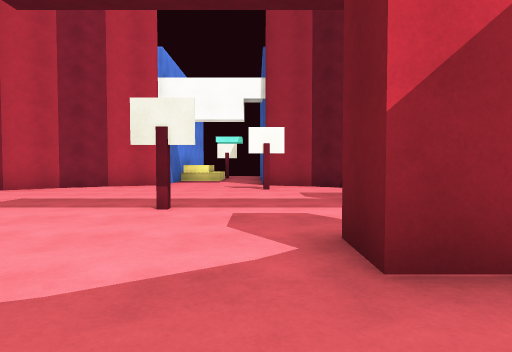
view 1 (above)

15 first-person views from a walk through a 3-D level made in the Unity game engine. The camera is 1.2 m above the floor, tilts 2° down and sees 75° across. The floor is counted in squares, 2 m on a side. Each view is taken from the middle of a square. On the plan, view 1 faces up. The plan holds only what a view shows up to about 10 squares ahead; the rest is blank. The player is left out.

view 2
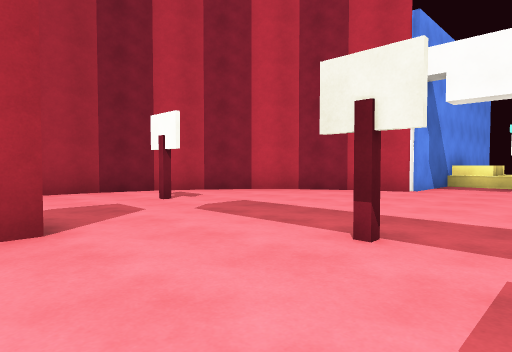

view 3
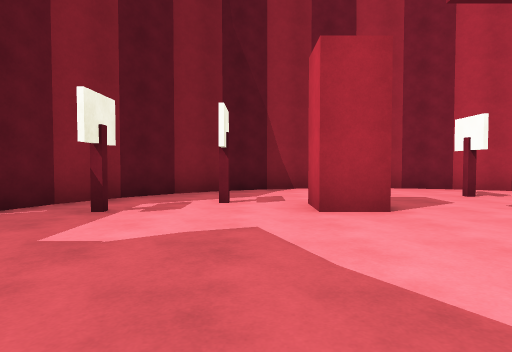

view 4
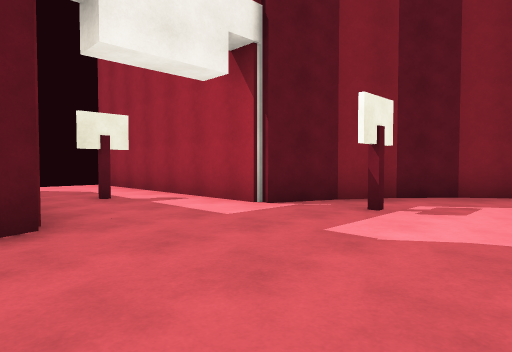

view 5
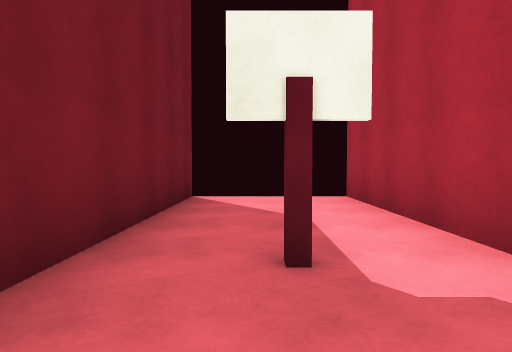

view 6
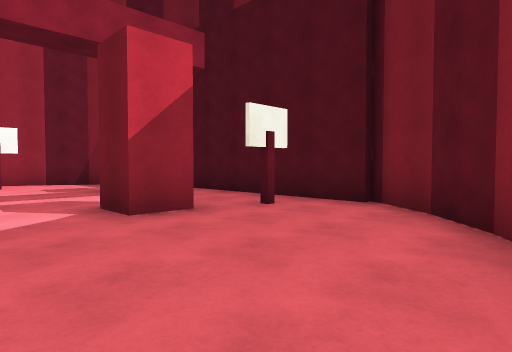

view 7
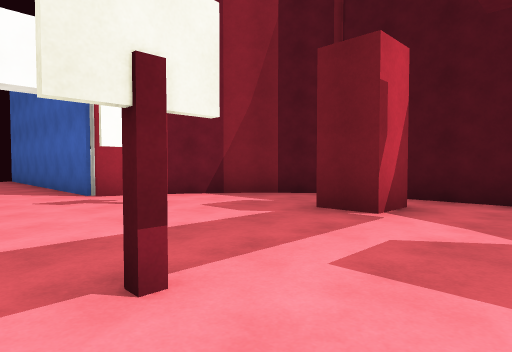

view 8
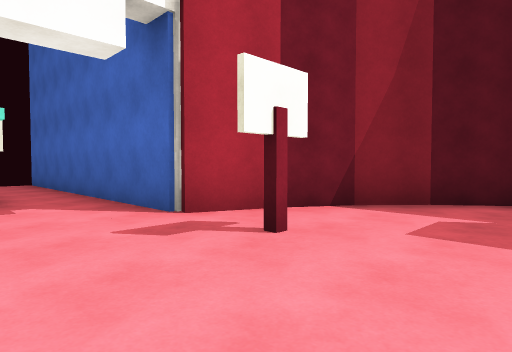

view 9
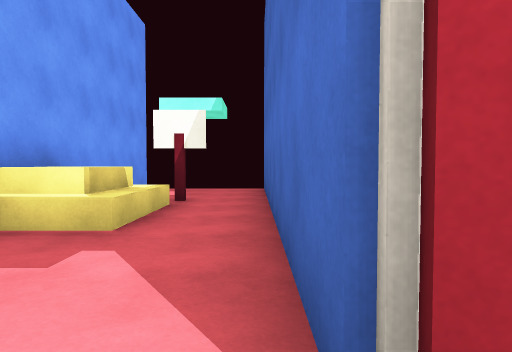

view 10
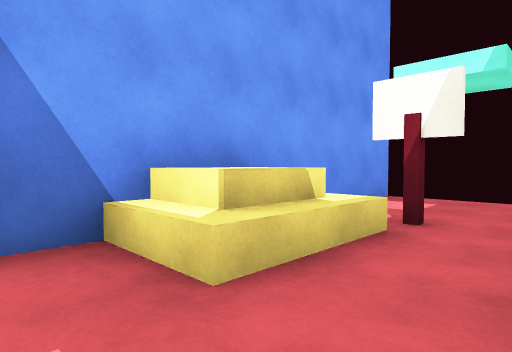

view 11
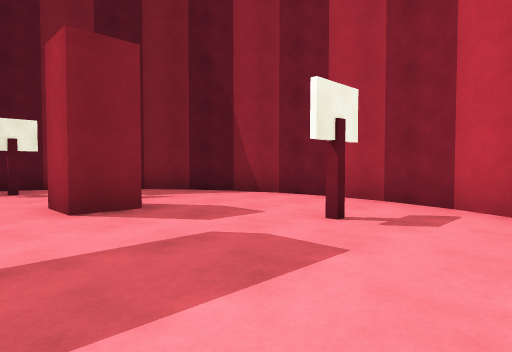

view 12
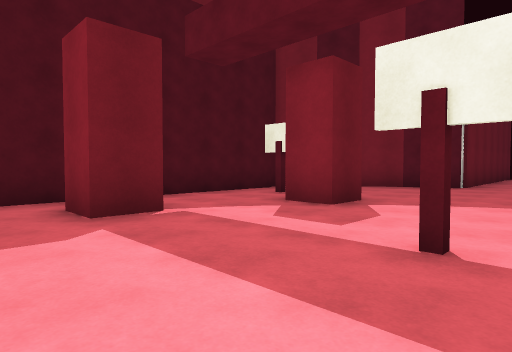

view 13
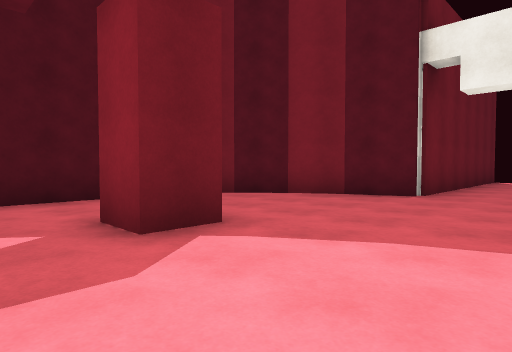

view 14
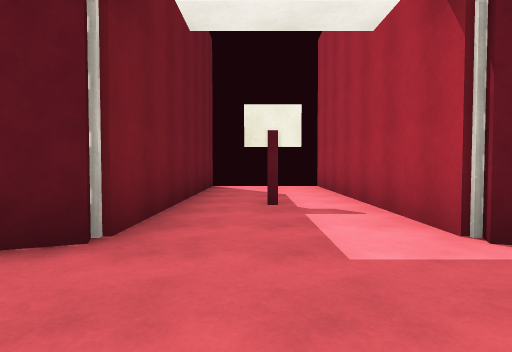

view 15
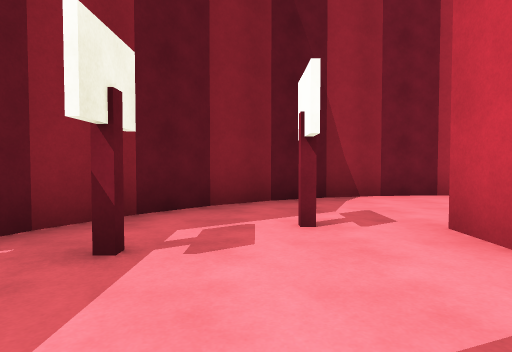

### Floor plan
Points are (right, up) in squares from view 1. A wall is a line through its corners. A room is listed if a view was taken in it or the views show most of it. See-through windows are left out.
Room 1 (views 1, 2, 3, 4, 5, 6, 7, 8, 9, 10, 11, 12, 13, 14, 15)
walls: (2.6, 8.4) (1.5, 9) (0.2, 9.5) (0.2, 17.2); (3.4, 7.6) (2.5, 8.4); (4, 6.8) (3.3, 7.7); (-4.9, 8.5) (-5.9, 7.6); (-5.8, 7.7) (-6.5, 6.7); (-6.4, 6.9) (-7.1, 5.6); (-7, 5.9) (-7.4, 4.5); (-7.3, 4.7) (-7.4, 3.5) (-7.3, 2.3); (4, 0.1) (4.2, 0.6); (3.3, -0.7) (3.9, 0.1) (3.9, 6.2); (2.4, -1.5) (3.4, -0.6); (-7.3, 2.5) (-7, 1.3) (-6.5, 0.2); (1.4, -2.1) (2.5, -1.4); (-6.5, 0.3) (-5.8, -0.7); (-5.8, -0.6) (-4.9, -1.5); (-4.1, -2) (-2.7, -2.5) (-2.7, -9.2); (-5.1, -1.4) (-3.9, -2.1); (0.2, -9.2) (0.2, -2.5) (1.6, -2); (-2.7, 17.4) (-2.7, 9.5) (-4, 9) (-5, 8.4)
ways out: gap at (-3, -9); gap at (-3, 17); gap at (1, -9); gap at (1, 17)
objects: other object (-5, 5); other object (-4, 1); other object (-4, 2); other object (-3, -1); other object (-3, 12) to (-2, 14); other object (-1, -5); other object (-1, 5); other object (-1, 14); other object (0, 8); other object (1, 2); other object (2, 5); other object (3, 2)

Where each view was taken, in squares from view 1:
view 1: 0 up, 0 right, facing up
view 2: 2 up, 0 right, facing up-left
view 3: 1 up, 1 right, facing left
view 4: 1 up, 1 right, facing down-left
view 5: 3 down, 1 left, facing down
view 6: 2 down, 1 left, facing up-right
view 7: 3 up, 2 left, facing up-right
view 8: 6 up, 2 left, facing up-right
view 9: 9 up, 0 right, facing up
view 10: 11 up, 0 right, facing up-left
view 11: 7 up, 2 left, facing down-left
view 12: 7 up, 2 left, facing down-right
view 13: 4 up, 2 left, facing down-right
view 14: 0 up, 1 left, facing down
view 15: 0 up, 1 left, facing left
